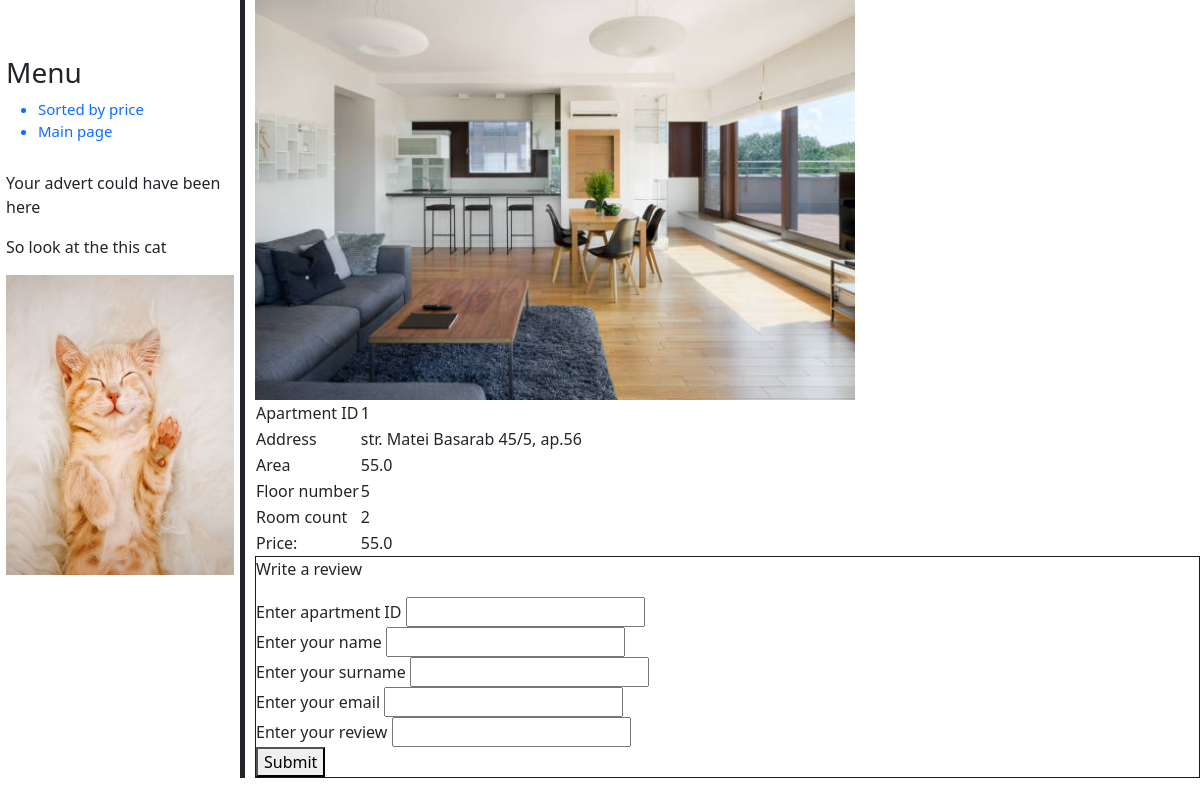
The page /apartment/1/ on the database its author committed.
### main/models.py (models this page shows)
class Apartment(models.Model):
    address = models.CharField('address', max_length=100)
    area = models.FloatField('area')
    floorNumber = models.IntegerField('floorNumber')
    roomCount = models.IntegerField('roomCount')
    price = models.FloatField('price')
    picture = models.CharField('picture', max_length=100)
    class Meta:
        verbose_name = 'Apartment'
        verbose_name_plural = 'Apartments'

### main/views.py (the view)
# urls.py: path('apartment/<int:ap_id>/', ap_detail, name='detail'),
def ap_detail(request, ap_id):
    try:
        apartment = Apartment.objects.get(id=ap_id)
    except:
        raise Http404('Apartment not found')
    apartment_list = [apartment]
    return render(request, 'main/apartments.html', {'apartments': apartment_list})

### templates/main/apartments.html (shortened to what this page needs)
{% extends 'main/base.html' %}
{% load static %}
{% block urls %}
    <ul>
        <a href={% url 'ap_sorted' %}>
            <li>Sorted by price</li>
        <a href={% url 'main' %}>
            <li>Main page</li>
    </ul>
{% endblock %}
{% block content %}
    {% for a in apartments %}
    <table>
        <tr>
            <td>Apartment ID</td>
            <td>{{ a.id }}</td>
        </tr>
        <tr>
            <img style="width: 600px;height: 400px;" src="{% static a.picture %}" alt="">
        </tr>
        <tr>
            <td>Address</td>
            <td>{{ a.address }}</td>
        </tr>
        <tr>
            <td>Area</td>
            <td>{{ a.area }}</td>
        </tr>
        <tr>
            <td>Floor number</td>
            <td>{{ a.floorNumber }}</td>
        </tr>
        <tr>
            <td>Room count</td>
            <td>{{ a.roomCount }}</td>
        </tr>
        <tr>
            <td>Price:</td>
            <td>{{ a.price }}</td>
        </tr>
    </table>
    {% endfor %}
    <div class="input_form">
        <p>Write a review</p>
        <form action="{% url  'save_review' %}" method="post">
            <label>Enter apartment ID</label>
            <input type="text" name="ap_id"/><br>
            <label>Enter your name</label>
            <input type="text" name="clientFirstName"/><br>
            <label>Enter your surname</label>
            <input type="text" name="clientLastName"/><br>
            <label>Enter your email</label>
            <input type="text" name="clientEmail"/><br>
            <label>Enter your review</label>
            <input type="text" name="content"><br>
            <button>Submit</button>
        </form>
    </div>
{% endblock %}

### templates/main/static/css/temp.css (style rules this page uses)
.navigation a { font-size: 15px; text-decoration: none; }
.input_form { border: 1px solid #1b1b1b; width: 100%; height: auto; }

### rows shown on the page
Apartment: id "1", picture (picture), address "str. Matei Basarab 45/5, ap.56", area "55.0", floorNumber "5", roomCount "2", price "55.0"
